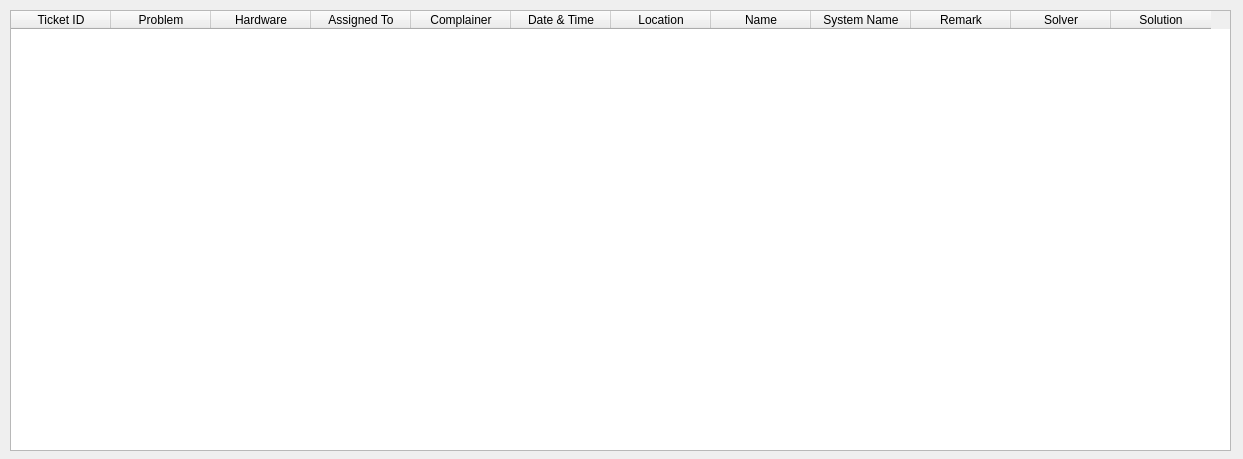
<?xml version="1.0" encoding="UTF-8"?>
<ui version="4.0">
 <class>Dialog</class>
 <widget class="QDialog" name="Dialog">
  <property name="windowModality">
   <enum>Qt::ApplicationModal</enum>
  </property>
  <property name="geometry">
   <rect>
    <x>0</x>
    <y>0</y>
    <width>1243</width>
    <height>459</height>
   </rect>
  </property>
  <property name="windowTitle">
   <string>Dialog</string>
  </property>
  <widget class="QTableWidget" name="log_table">
   <property name="geometry">
    <rect>
     <x>10</x>
     <y>10</y>
     <width>1221</width>
     <height>441</height>
    </rect>
   </property>
   <property name="frameShadow">
    <enum>QFrame::Sunken</enum>
   </property>
   <property name="sizeAdjustPolicy">
    <enum>QAbstractScrollArea::AdjustToContents</enum>
   </property>
   <property name="gridStyle">
    <enum>Qt::SolidLine</enum>
   </property>
   <column>
    <property name="text">
     <string>Ticket ID</string>
    </property>
   </column>
   <column>
    <property name="text">
     <string>Problem</string>
    </property>
   </column>
   <column>
    <property name="text">
     <string>Hardware</string>
    </property>
   </column>
   <column>
    <property name="text">
     <string>Assigned To</string>
    </property>
   </column>
   <column>
    <property name="text">
     <string>Complainer</string>
    </property>
   </column>
   <column>
    <property name="text">
     <string>Date &amp; Time</string>
    </property>
   </column>
   <column>
    <property name="text">
     <string>Location</string>
    </property>
   </column>
   <column>
    <property name="text">
     <string>Name</string>
    </property>
   </column>
   <column>
    <property name="text">
     <string>System Name</string>
    </property>
   </column>
   <column>
    <property name="text">
     <string>Remark</string>
    </property>
   </column>
   <column>
    <property name="text">
     <string>Solver</string>
    </property>
   </column>
   <column>
    <property name="text">
     <string>Solution</string>
    </property>
   </column>
  </widget>
 </widget>
 <resources/>
 <connections/>
</ui>
